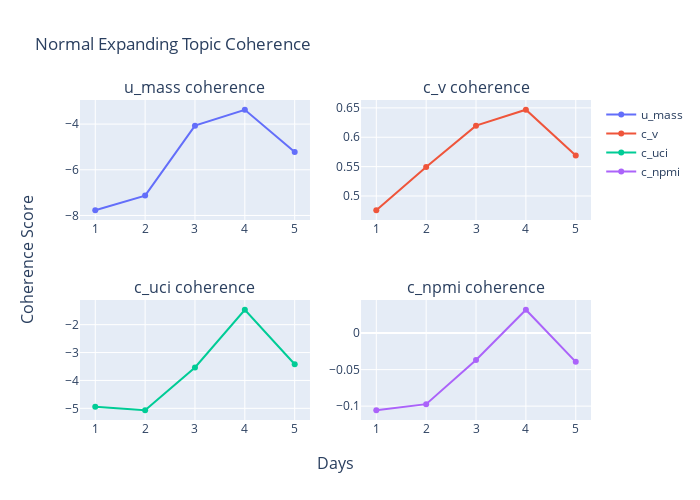

Write notebook code for a chart like this one.
### Code cell
#| output: true 
#| echo: true
compare_coherence(coherences_normal_expand_df, "Normal Expanding")

### Figure 1 — Plotly figure (JSON) as saved in the notebook; plotly's stock layout.template omitted (floating-point values rounded to 4 significant figures)
{"data": [{"mode": "lines+markers", "name": "u_mass", "type": "scatter", "x": [1, 2, 3, 4, 5], "xaxis": "x", "y": [-7.771, -7.13, -4.068, -3.373, -5.226], "yaxis": "y"}, {"mode": "lines+markers", "name": "c_v", "type": "scatter", "x": [1, 2, 3, 4, 5], "xaxis": "x2", "y": [0.4758, 0.5495, 0.6198, 0.6468, 0.5688], "yaxis": "y2"}, {"mode": "lines+markers", "name": "c_uci", "type": "scatter", "x": [1, 2, 3, 4, 5], "xaxis": "x3", "y": [-4.943, -5.069, -3.536, -1.465, -3.42], "yaxis": "y3"}, {"mode": "lines+markers", "name": "c_npmi", "type": "scatter", "x": [1, 2, 3, 4, 5], "xaxis": "x4", "y": [-0.1056, -0.09727, -0.03685, 0.03191, -0.03942], "yaxis": "y4"}], "layout": {"annotations": [{"font": {"size": 16}, "showarrow": false, "text": "u_mass coherence", "x": 0.225, "xanchor": "center", "xref": "paper", "y": 1, "yanchor": "bottom", "yref": "paper"}, {"font": {"size": 16}, "showarrow": false, "text": "c_v coherence", "x": 0.775, "xanchor": "center", "xref": "paper", "y": 1, "yanchor": "bottom", "yref": "paper"}, {"font": {"size": 16}, "showarrow": false, "text": "c_uci coherence", "x": 0.225, "xanchor": "center", "xref": "paper", "y": 0.375, "yanchor": "bottom", "yref": "paper"}, {"font": {"size": 16}, "showarrow": false, "text": "c_npmi coherence", "x": 0.775, "xanchor": "center", "xref": "paper", "y": 0.375, "yanchor": "bottom", "yref": "paper"}, {"font": {"size": 16}, "showarrow": false, "text": "Days", "x": 0.5, "xanchor": "center", "xref": "paper", "y": 0, "yanchor": "top", "yref": "paper", "yshift": -30}, {"font": {"size": 16}, "showarrow": false, "text": "Coherence Score", "textangle": -90, "x": 0, "xanchor": "right", "xref": "paper", "xshift": -40, "y": 0.5, "yanchor": "middle", "yref": "paper"}], "height": 500, "title": {"text": "Normal Expanding Topic Coherence"}, "width": 700, "xaxis": {"anchor": "y", "autorange": true, "domain": [0, 0.45], "range": [0.6934, 5.307], "type": "linear"}, "xaxis2": {"anchor": "y2", "autorange": true, "domain": [0.55, 1], "range": [0.6934, 5.307], "type": "linear"}, "xaxis3": {"anchor": "y3", "autorange": true, "domain": [0, 0.45], "range": [0.6934, 5.307], "type": "linear"}, "xaxis4": {"anchor": "y4", "autorange": true, "domain": [0.55, 1], "range": [0.6934, 5.307], "type": "linear"}, "yaxis": {"anchor": "x", "autorange": true, "domain": [0.625, 1], "range": [-8.198, -2.946], "type": "linear"}, "yaxis2": {"anchor": "x2", "autorange": true, "domain": [0.625, 1], "range": [0.4592, 0.6634], "type": "linear"}, "yaxis3": {"anchor": "x3", "autorange": true, "domain": [0, 0.375], "range": [-5.418, -1.116], "type": "linear"}, "yaxis4": {"anchor": "x4", "autorange": true, "domain": [0, 0.375], "range": [-0.119, 0.04526], "type": "linear"}}}
